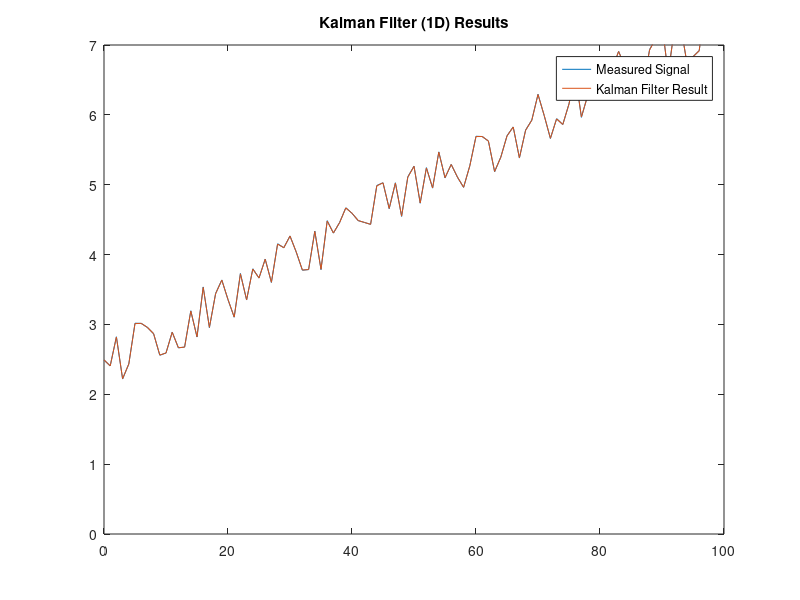

The MATLAB source for this figure:
%% Example for an one dimensional kalman filter
clear 
close all
clc


%%%%%%%%%%%%%%%%%%% Generate Signals %%%%%%%%%%%%%%%%%%%%%%%%%%%%%%%%%%%%%%

% Time
t=0:1:100;

% Example for a measured signal 
meas= 2+ 0.8*rand(1,101) + 0.05*t;


%%%%%%%%%%%%%%%%%% Kalman Filter Implementation %%%%%%%%%%%%%%%%%%%%%%%%%%%
% State Space
A= 1;
B= 0;
H= 1;
D= 0;
state_input=0;

[n, m]= size(A);



est0=4
P0=1;
Q= 0.1;
R= 0.001;
est_new=0;





% Initial conditions
est_old= est0;
P_old= P0;

for i=1:101
    % Predict
    est_cur= A * est_old + B * state_input;
    % Predict covariance
    P_cur= A*P_old*A' + Q;
    
    % Innovation
    inn= meas(i) - H * est_cur;
    % Innovation covariance
    S= H*P_cur*H' + R;
    % Kalman Gain
    K= P_cur*H'/S;
    % State Estimation Update
    est_new(i)= est_cur + K*inn;
    % State Estimation covariance Update
    P_new= (eye(n) - K*H)*P_cur;
    
    % Store old values
    est_old= est_new(i);
    P_old= P_new;
    
    
end
    
    





% Plot Signals
f1= figure;
set(f1,'Windowstyle','Docked');
plot(t,meas);
axis([0, max(t), 0, 7]);
hold on
plot(t,est_new);
title('Kalman Filter (1D) Results');
legend('Measured Signal','Kalman Filter Result');
